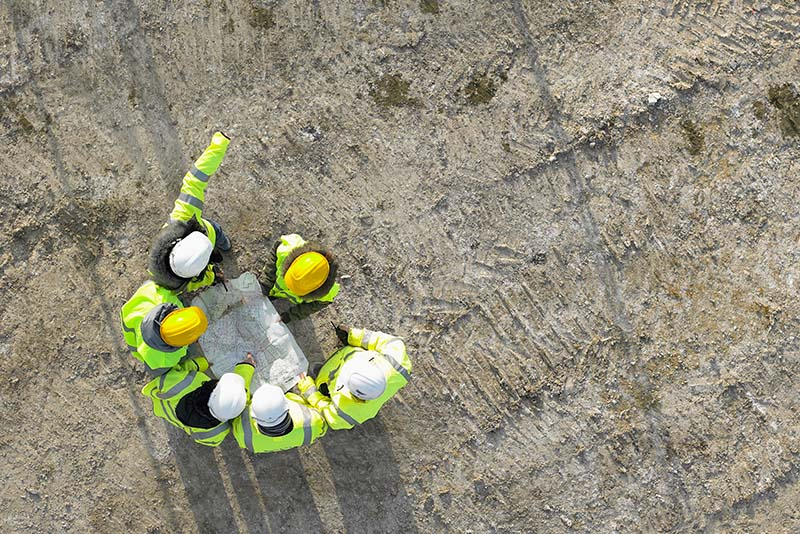
#> input picture assets/uploads/on-site-team-ensuring-ground-works-are-within-water-industry-regulations.jpg, 800 x 534 px, found by its file name
$ python make_og.py
#> lines starting #> are read from the running program, lines starting #| are printed output that depends on the picture
"""Build the 1200x630 Open Graph / social share image.

Source is the homepage hero: an aerial shot of the site team around a drawing.
It is distinctive and still readable at thumbnail size, which matters more for
a social card than resolution does.

No text is burned in - the platforms render the og:title and og:description
alongside the image, and baking in type risks looking off-brand at the sizes
LinkedIn and X actually display.
"""
import os
from PIL import Image

ROOT = os.path.join(os.path.dirname(os.path.dirname(os.path.abspath(__file__))), "docs")  # the published site
SRC = os.path.join(ROOT, "assets", "uploads",
                   "on-site-team-ensuring-ground-works-are-within-water-industry-regulations.jpg")
OUT = os.path.join(ROOT, "assets", "uploads", "aquamain-social-1200x630.jpg")

TARGET_W, TARGET_H = 1200, 630

im = Image.open(SRC).convert("RGB")
#> im is the input picture: PIL image 800x534 RGB; mean R, G, B 147, 142.3, 122.9
sw, sh = im.size
#> sw = 800; sh = 534

# Cover-crop to the 1.905:1 OG ratio, anchored slightly above centre so the
# group of workers (upper-left of frame) stays in shot.
target_ratio = TARGET_W / TARGET_H
src_ratio = sw / sh
#> src_ratio = 1.5

if src_ratio > target_ratio:
    new_w = int(sh * target_ratio)
    left = (sw - new_w) // 2
    im = im.crop((left, 0, left + new_w, sh))
else:
    new_h = int(sw / target_ratio)
#> new_h = 420
    top = int((sh - new_h) * 0.35)          # bias upward
#> top = 39
    im = im.crop((0, top, sw, top + new_h))
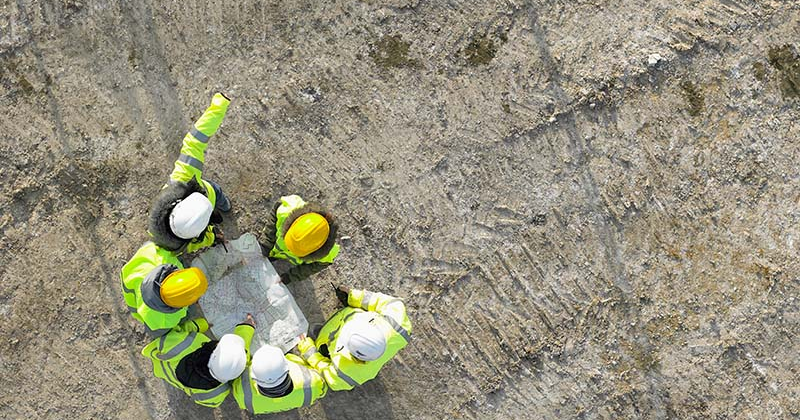
#> im: PIL image 800x420 RGB; mean R, G, B 149.4, 144.9, 123.8

im = im.resize((TARGET_W, TARGET_H), Image.LANCZOS)
#> im: PIL image 1200x630 RGB
im.save(OUT, "JPEG", quality=86, optimize=True, progressive=True)

print(f"source : {sw}x{sh}")
#| source : 800x534
print(f"output : {im.width}x{im.height}  {os.path.getsize(OUT)/1024:.0f} KB")
#| output : 1200x630  242 KB
print(f"path   : assets/uploads/{os.path.basename(OUT)}")

$ run again, with assets/uploads/Aquamain-worker.jpg copied over assets/uploads/on-site-team-ensuring-ground-works-are-within-water-industry-regulations.jpg
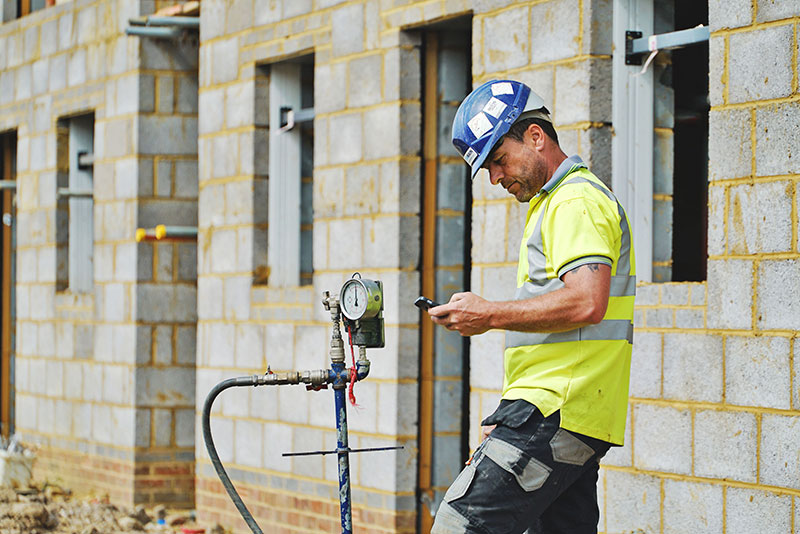
#> input picture assets/uploads/Aquamain-worker.jpg, 800 x 534 px, found by its file name
#> im is the input picture: PIL image 800x534 RGB; mean R, G, B 166.2, 162.4, 144
#> `im = im.crop((0, top, sw, top + new_h))`:
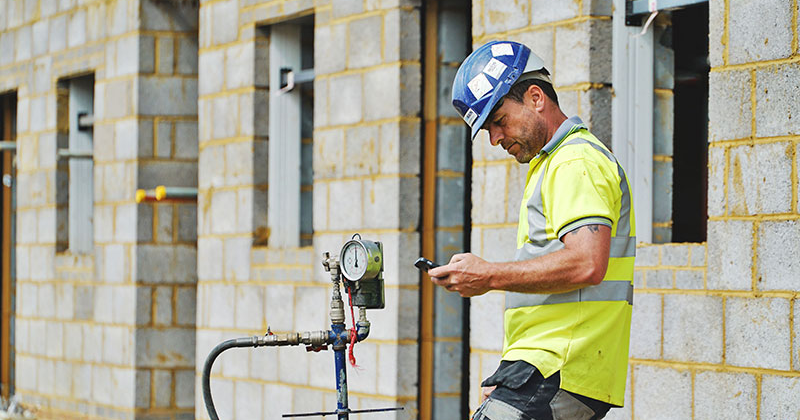
#> im: PIL image 800x420 RGB; mean R, G, B 167.8, 164.9, 146.7
#| source : 800x534
#| output : 1200x630  134 KB
